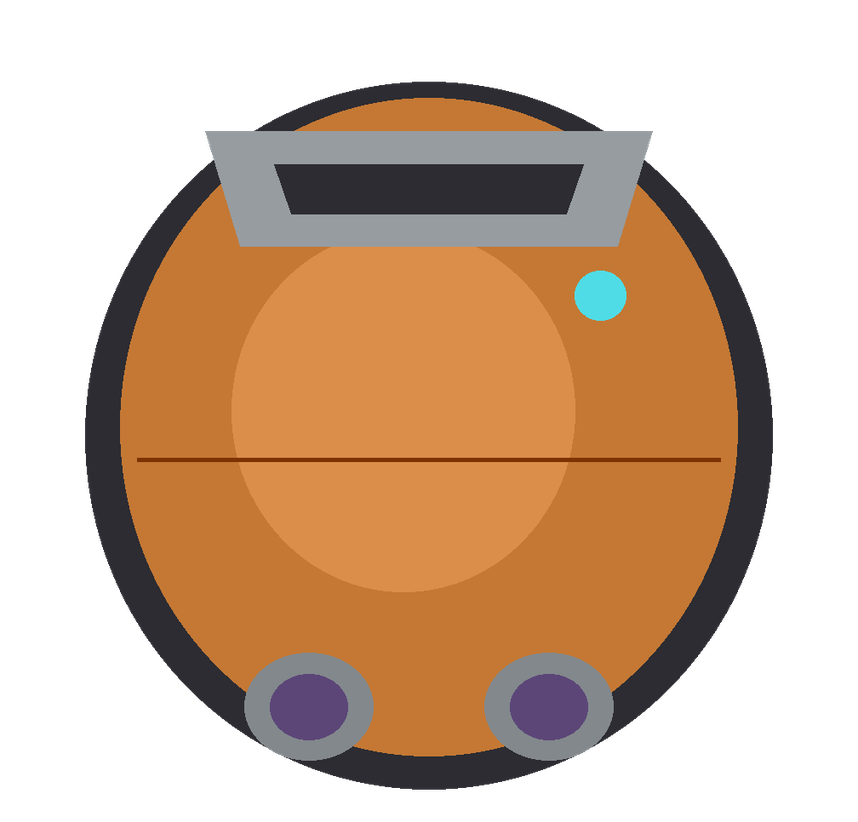
#> input picture art-source/templates/boarding-jack-head-guide.png, 858 x 822 px, shrunk from 1008 x 966 before the run
$ python real-scale-montage.py boarding-jack-head-guide.png colony-rubble.png out.png
#> lines starting #> are read from the running program, lines starting #| are printed output that depends on the picture
"""Join an accepted raw sheet and a later generation side by side into one raw, without touching a pixel.

Used where only some pieces of a kit were re-drawn at real size: the pieces that were already true keep their
original generation (left), the re-drawn ones come from the new generation (right), and the authoring document cuts
each from its own half. usage: real-scale-montage.py <left.png> <right.png> <out.png>
"""
import sys
from PIL import Image

left, right = (Image.open(p).convert("RGBA") for p in sys.argv[1:3])
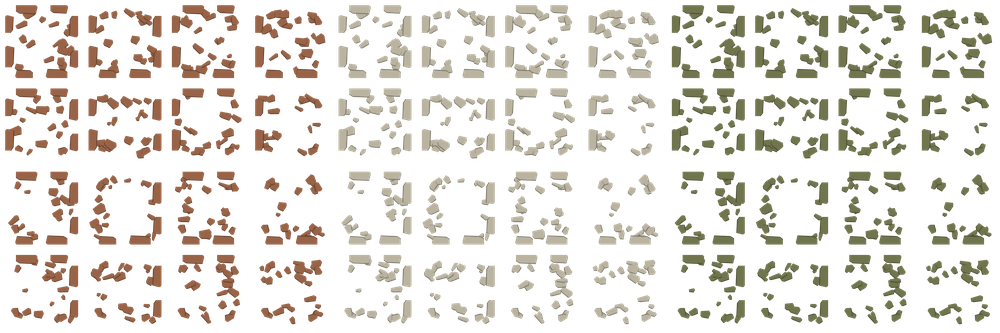
#> input picture art-source/templates/colony-rubble.png, 1000 x 333 px, shrunk from 3072 x 1024 before the run
#> left is the input picture: PIL image 858x822 RGBA; mean R, G, B, A 89.8, 62.5, 39.2, 138.7
#> right is the input picture: PIL image 1000x333 RGBA; mean R, G, B, A 46.3, 40.5, 31, 52.4
out = Image.new("RGBA", (left.width + right.width, max(left.height, right.height)), (0, 0, 0, 0))
#> out: PIL image 1858x822 RGBA; every value is 0
out.paste(left, (0, 0))
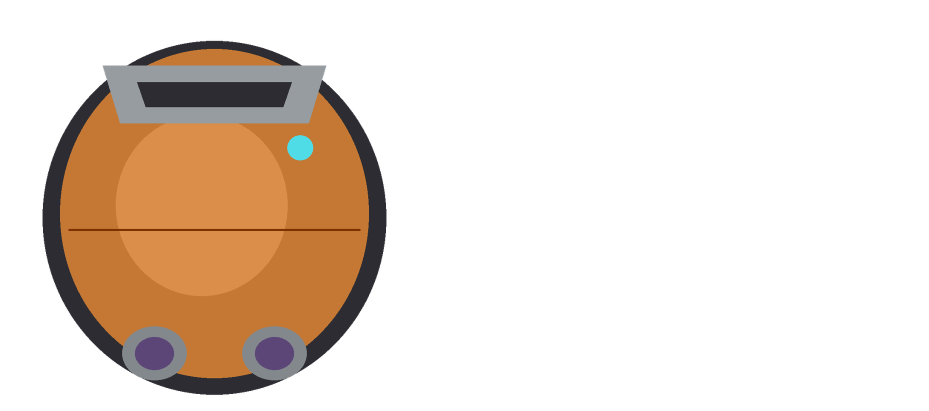
#> out: PIL image 1858x822 RGBA (shown at 1/2 size); mean R, G, B, A 41.5, 28.9, 18.1, 64.1; transparent parts drawn white
out.paste(right, (left.width, 0))
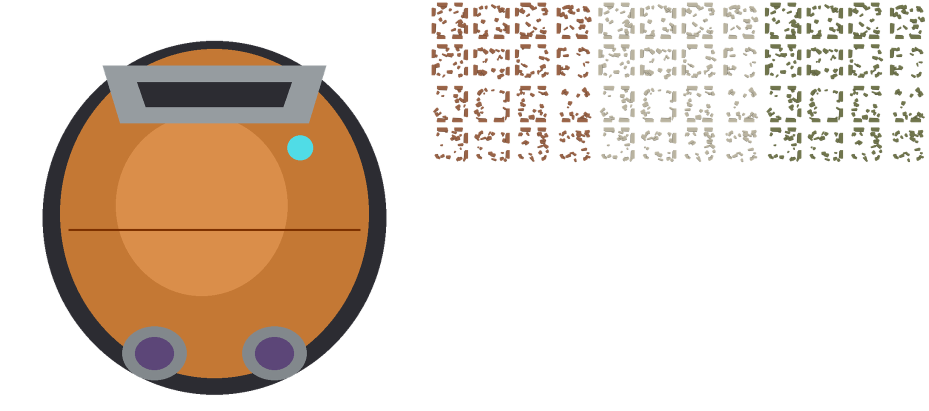
#> out: PIL image 1858x822 RGBA (shown at 1/2 size); mean R, G, B, A 51.6, 37.7, 24.8, 75.5; transparent parts drawn white
out.save(sys.argv[3])
print(sys.argv[3], out.size, "right half from x =", left.width)
#| out.png (1858, 822) right half from x = 858
